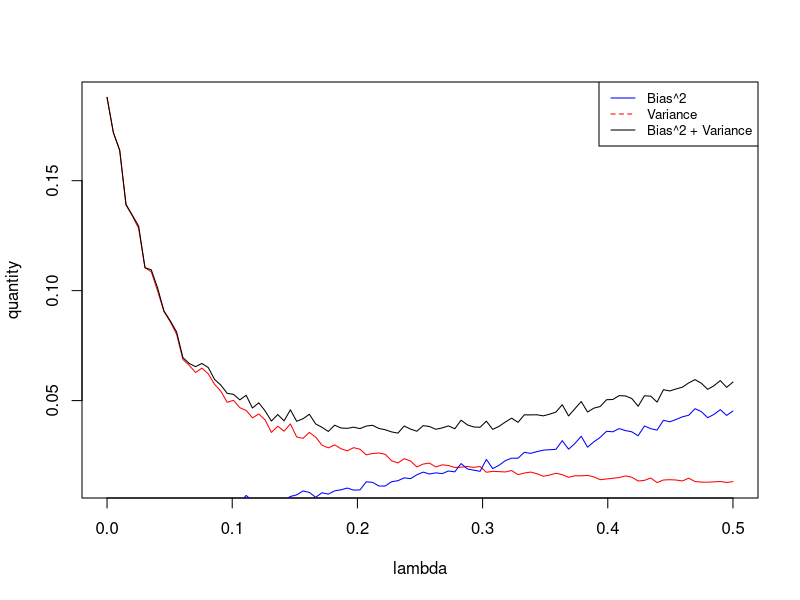
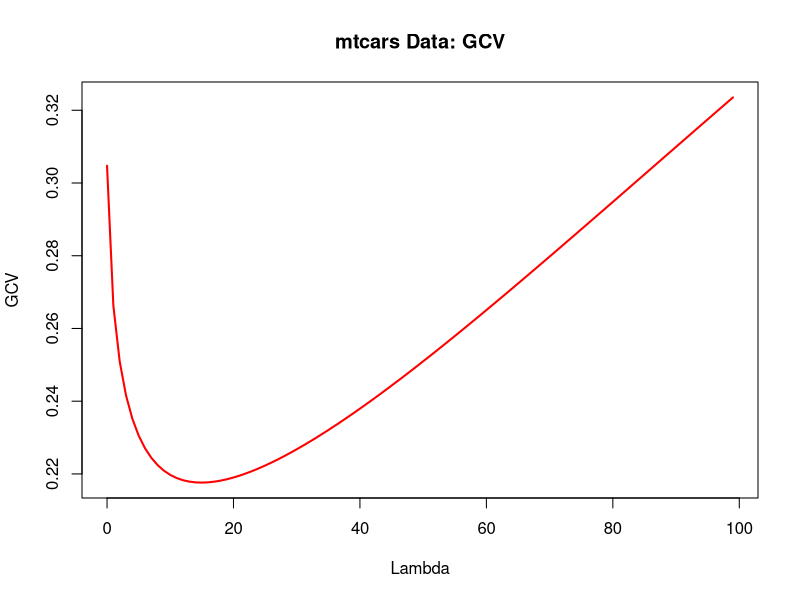
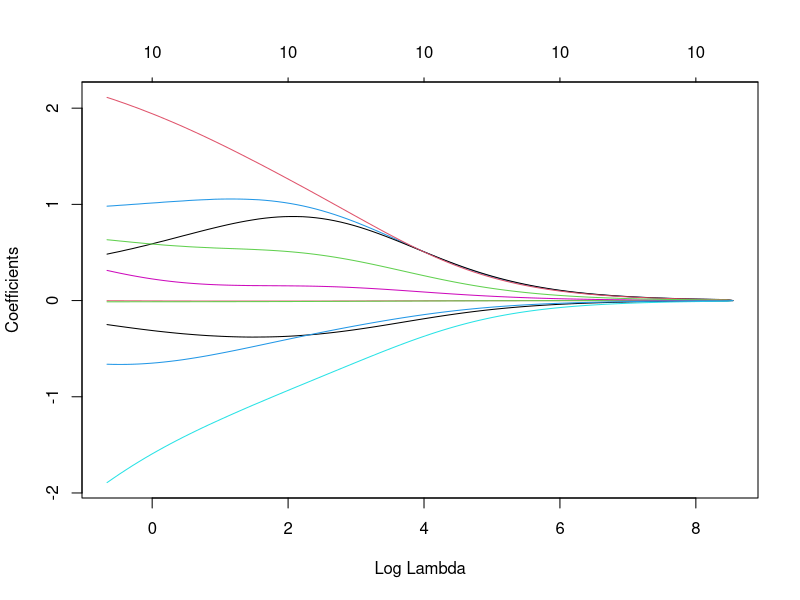
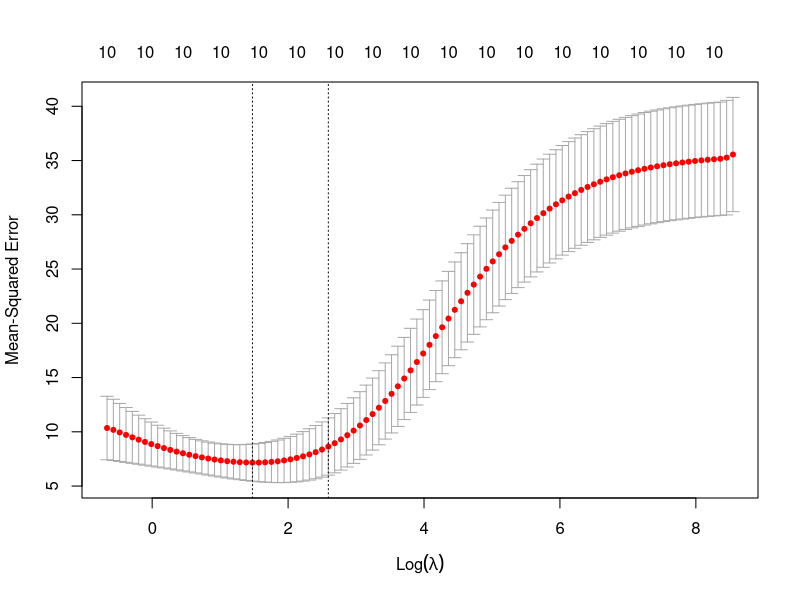

R code for these plots, in order:
## ---- chunk 1
knitr::opts_chunk$set(echo = TRUE)
## ---- chunk 2
library(MASS)

set.seed(678461346)
n=30

vals = c()

for(i in 1:1000) {
  
  X = mvrnorm(n, c(0, 0), matrix(c(1, 0.9, 0.9, 1), 2,2))
  y = rnorm(n, mean = X[,1] + X[,2])
  
  b <- solve(t(X) %*% X + diag(2)) %*% t(X) %*% y
  vals[i] <- b[2]
}

# variance
var(vals)

# bias squared
(mean(vals) - 1) ^ 2
## ---- chunk 3
p <- seq(0, 0.5, by = 0.5/99)

a=1
vars <- c()
bias.sq <- c()

for(l in p) {
  for(i in 1:1000) {
    X = mvrnorm(n, c(0, 0), matrix(c(1,0.9,0.9, 1), 2,2))
    y = rnorm(n, mean = X[,1] + X[,2])
    
    b <- solve(t(X) %*% X + l*n*diag(2)) %*% t(X) %*% y
    vals[i] <- b[2]
  }
  vars[a] <- var(vals)
  bias.sq[a] <- (mean(vals) - 1) ^ 2
  a = a+1
}

bias.sq_var <- bias.sq + vars
## ---- chunk 4
plot(p, vars, type = "l", col = "red",
     lty = 1, xlab = "lambda", ylab = "quantity")
lines(p, bias.sq, type = "l", col = "blue",
      lty = 1, xlab = "lambda", ylab = "quantity")
lines(p, bias.sq_var, type = "l", col = "black",
      lty = 1, xlab = "lambda", ylab = "quantity")
legend("topright", legend=c("Bias^2", "Variance", "Bias^2 + Variance"),
       col=c("blue", "red", "black"), lty = 1:2, cex=0.8)
## ---- chunk 5
library(MASS)
data("mtcars")

r <- lm.ridge(mpg ~., mtcars, lambda = seq(0, 100, 1))
plot(r$lambda[1:100], r$GCV[1:100], type = "l", col = "red", 
         ylab = "GCV", xlab = "Lambda", lwd = 2)
    title("mtcars Data: GCV")
    
r$lambda[which.min(r$GCV)]
## ---- chunk 6
# k-fold CV code

library(caret)

folds <- createFolds(mtcars$mpg, k=5, list = TRUE, returnTrain = FALSE)
cv.error <- c()

for(k in 1:5) {
  
  ind <- unlist(folds[k])
  
  train <- mtcars[-ind, ]
  test <- mtcars[ind, ]
  
  fit <- lm.ridge(mpg ~., train, lambda = 15)
  
  y.pred <- as.matrix(cbind(1,test[, -1])) %*% coef(fit)
  
  cv.error[k] <- mean((test$mpg - y.pred)^2)
  
}
mean(cv.error)

## ---- chunk 7
library(glmnet)

cv <- cv.glmnet(x = data.matrix(mtcars[, -1]),
                y = mtcars$mpg, nfolds = 5, alpha = 0)

plot(cv$glmnet.fit, "lambda")

plot(cv)

# train/test split for cv errors

s <- floor(0.78125 * nrow(mtcars))

id <- sample(seq_len(nrow(mtcars)), size = s)

train.cv <- mtcars[id, ]
test.cv <- mtcars[-id, ]


pred.min <- predict(cv, newx = data.matrix(test.cv[, -1]),
                    s = "lambda.min")
# lambda.min error
mean((test$mpg - pred.min)^2)


pred.1se <- predict(cv, newx = data.matrix(test.cv[, -1]),
                    s = "lambda.1se")
# lambda.1se error
mean((test$mpg - pred.1se)^2)
